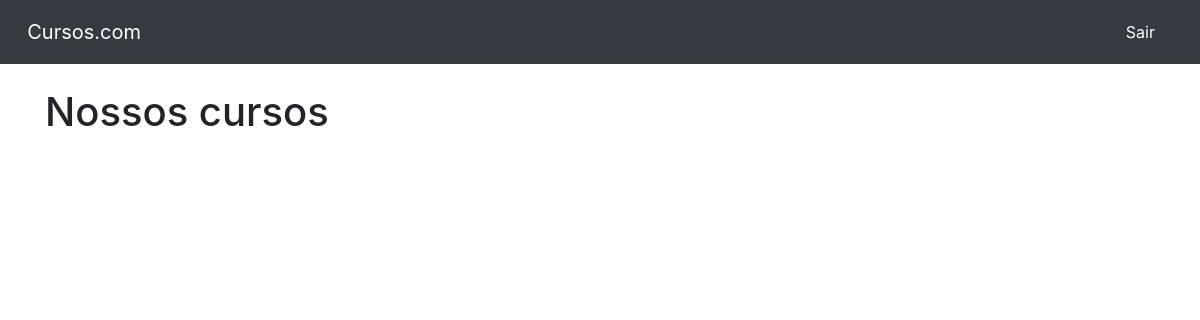
The page /home/ (signed in) on the database as committed earlier.
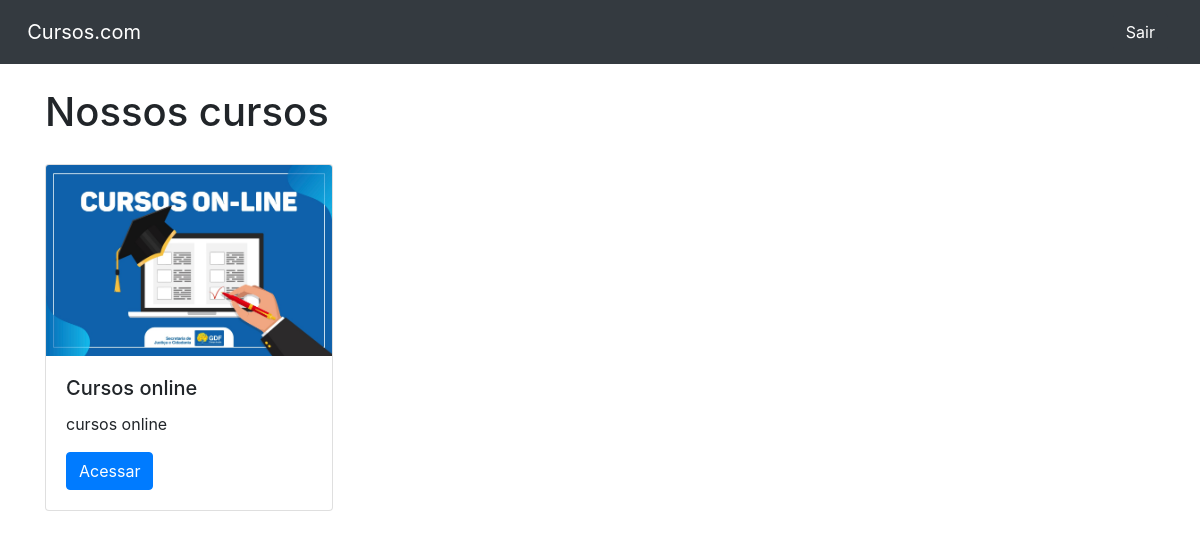
The same page on the database as committed later.
### cursos/models.py (models this page shows, shortened)
class Curso(models.Model):
    nome = models.CharField(max_length=100)
    descricao = models.TextField()
    thumb = models.ImageField(upload_to="thumb_cursos")

### cursos/views.py (the view)
# urls.py: path('', views.home, name='home'),
def home(request):
    if request.session.get('usuario'):
        cursos = Curso.objects.all()
        request_usuario = request.session.get('usuario')
        return render(request, 'home.html',
                      {'cursos': cursos, 'request_usuario': request_usuario})
    else:
        return redirect('/auth/login/?status=2')

### cursos/templates/home.html (shortened to what this page needs)
{% extends 'base.html'%}
{% block 'body' %}
<div class="container">
  <br>
  <h1>Nossos cursos</h1>
  <div class="row">
      {% for i in cursos %}
          <div style="margin-top: 20px;" class="col-md">
              <div class="card" style="width: 18rem;">
                  <img class="card-img-top" src="{{i.thumb.url}}" alt="Card image cap">
                  <div class="card-body">
                    <h5 class="card-title">{{i.nome}}</h5>
                    <p class="card-text">{{i.descricao}}</p>
                    <a href="{% url 'curso' i.id %}" class="btn btn-primary">Acessar</a>
                  </div>
                </div>
          </div>
      {% endfor %}
  </div>
</div>
{% endblock %}

### templates/base.html (shortened to what this page needs)
<!doctype html>
<html lang="pt-BR">
  <head>
    <link rel="stylesheet" href="https://cdn.jsdelivr.net/npm/bootstrap@4.6.0/dist/css/bootstrap.min.css">
  </head>
  <body>
    <nav class="navbar navbar-dark bg-dark">
        <a class="navbar-brand" href="/home">&nbsp&nbspCursos.com</a>
        <span class="navbar-brand navbar-right">
        <a class="btn btn btn-dark" href="/auth/sair" role="button">Sair</a>
        </span>
    </nav>
    {% block 'body'%}{% endblock %}
  </body>
</html>

Rows that differ between the two databases and show on the page:
added Curso: thumb (picture), nome "Cursos online", descricao "cursos online"
